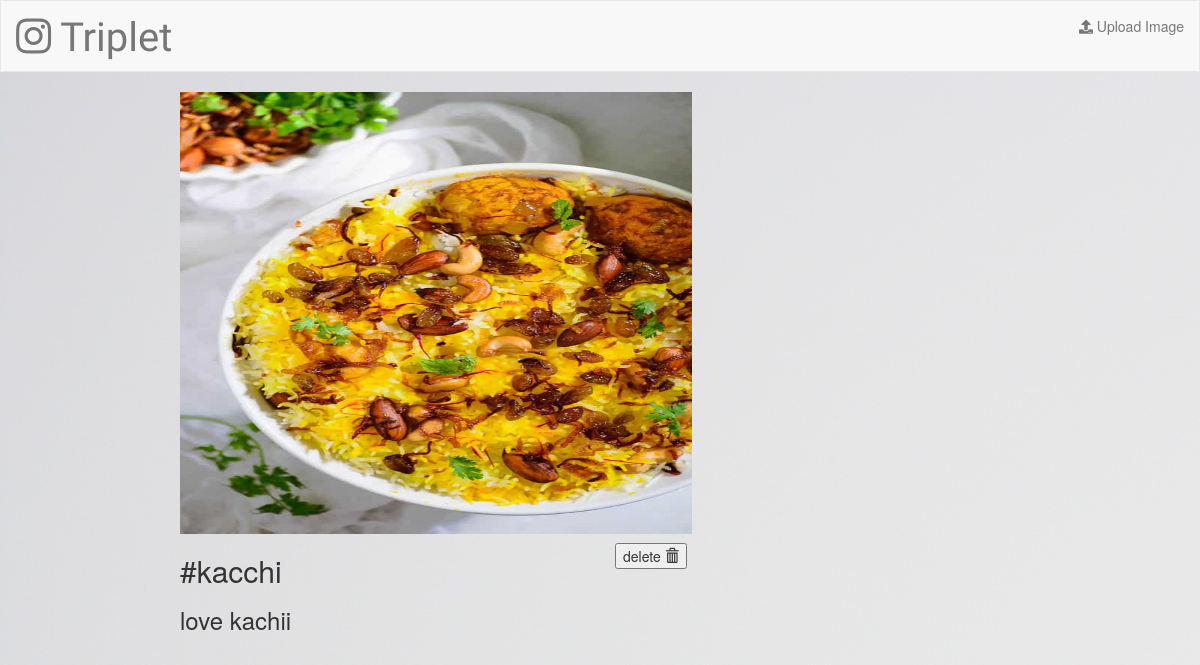
The app's page /gallery/7 with its own data.
### gallery/models.py (models this page shows, shortened)
class Album(models.Model):
    caption = models.CharField(max_length=500)
    hashtag = models.CharField(max_length=100)
    photo = models.FileField()

### gallery/views.py (the view)
# urls.py: path('<pk>',views.DetailView.as_view(), name='detail'),
class DetailView(generic.DetailView):
        model = Album
        template_name = 'gallery/detail.html'

### gallery/templates/gallery/detail.html (shortened to what this page needs)
{% extends 'gallery/base.html' %}
{% block body%}
   <div class="center">
        <form action="{% url 'gallery:album-delete' album.id %}" method="post" >
        <img src="{{ album.photo.url }}" height="442" width="512">
         <h2>#{{ album.hashtag }}</h2>
         <h3>{{ album.caption }}</h3>
            <button type="submit" class="deleteB">delete
                 <span class="glyphicon glyphicon-trash"></span>
            </button>
        </form>
    </div>
{% endblock %}

### gallery/static/gallery/style.css (style rules this page uses)
body { background: white url("images/background.jpg"); }
.center { display: block; margin-left: auto; margin-right: auto; width: 70%; }
.deleteB { position: relative; top: -100px; left: 435px; }

### records on screen
Album: photo (picture), hashtag "kacchi", caption "love kachii"
